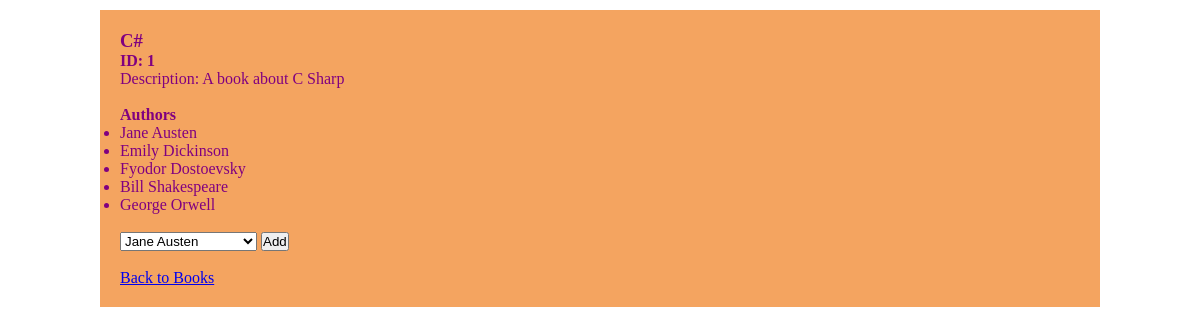
Screenshot of /books/1 with the database file from the repository.
### books_authors_app/models.py (models this page shows)
class Book(models.Model):
    title = models.CharField(max_length = 255)
    desc = models.TextField()
    created_at = models.DateTimeField(auto_now_add = True)
    updated_at = models.DateTimeField(auto_now = True)

class Author(models.Model):
    first_name = models.CharField(max_length =255)
    last_name = models.CharField(max_length = 255)
    notes = models.TextField()
    books = models.ManyToManyField(Book, related_name="authors")
    created_at = models.DateTimeField(auto_now_add = True)
    updated_at = models.DateTimeField(auto_now = True)

### books_authors_app/views.py (the view)
# urls.py: path('books/<int:book_id>',views.about_book),
def about_book(request, book_id):
     context={
          "book":Book.objects.get(id=book_id),
          "all_authors":Author.objects.all()
     }
     return render(request, "bookPage.html", context)

### books_authors_app/templates/bookPage.html (shortened to what this page needs)
<!DOCTYPE html>
<html lang="en">
<head>
    {% load static %}
    <link rel="stylesheet" type="text/css" href="{% static 'styles2.css' %}">
</head>
<body>
    <div id="wrapper">
        <h3>{{book.title}}</h3>
        <h4>ID: {{book.id}}</h4>
        <p>Description: {{book.desc}}</p>
        <br>
        <h4>Authors</h4>
        <ul>
            {% for author in book.authors.all %}
            <li>{{author.first_name}} {{author.last_name}}</li>
            {% endfor %}
        </ul>
        <br>
        <form action="add_author" method="post">
            <select id="add_author" name="author_id">
                {% for author in all_authors %}
                <option value={{author.id}}>{{author.first_name}} {{author.last_name}}</option>
                {% endfor %}
            </select>
            <button type="submit">Add</button>
        </form>
        <br>
        <p><a href="/">Back to Books</a></p>
    </div>
</body>
</html>

### books_authors_app/static/styles2.css (style rules this page uses)
* { margin: 0px; padding: 0px; }
#wrapper { padding: 20px; width:960px; margin: 10px auto; color: purple; background-color: sandybrown; }

### rows the page displays
Book: title "C#", id "1", desc "A book about C Sharp"
Author: first_name "Jane", last_name "Austen"
Author: first_name "Emily", last_name "Dickinson"
Author: first_name "Fyodor", last_name "Dostoevsky"
Author: first_name "Bill", last_name "Shakespeare"
Author: first_name "George", last_name "Orwell"

### other values shown
form field author_id "Jane Austen"
